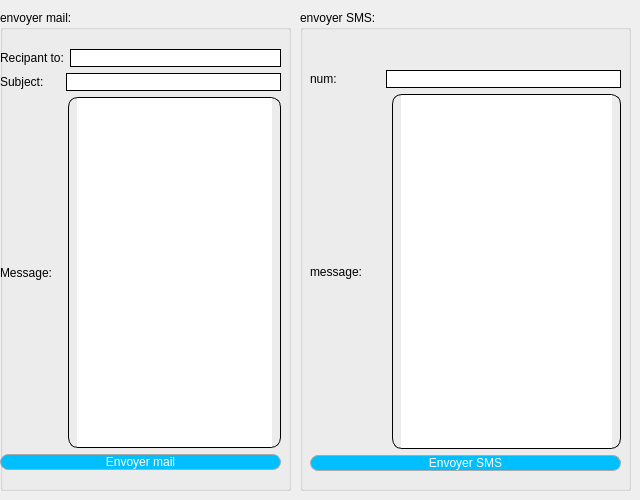
              <widget class="QWidget" name="tab_4">
               <attribute name="title">
                <string>Contacter Spectateur</string>
               </attribute>
               <widget class="QGroupBox" name="groupBox_10">
                <property name="geometry">
                 <rect>
                  <x>0</x>
                  <y>10</y>
                  <width>291</width>
                  <height>481</height>
                 </rect>
                </property>
                <property name="title">
                 <string>envoyer mail:</string>
                </property>
                <widget class="QWidget" name="layoutWidget_4">
                 <property name="geometry">
                  <rect>
                   <x>0</x>
                   <y>39</y>
                   <width>281</width>
                   <height>421</height>
                  </rect>
                 </property>
                 <layout class="QVBoxLayout" name="verticalLayout_5">
                  <item>
                   <layout class="QHBoxLayout" name="horizontalLayout_16">
                    <item>
                     <widget class="QLabel" name="label_29">
                      <property name="text">
                       <string>Recipant to:</string>
                      </property>
                     </widget>
                    </item>
                    <item>
                     <widget class="QLineEdit" name="rcpt">
                      <property name="styleSheet">
                       <string notr="true">QLineEdit
{
 border-width: 1px;
border-style: solid;
border-color: black;
  border-radius: 10px;
padding:0 8;
}</string>
                      </property>
                     </widget>
                    </item>
                   </layout>
                  </item>
                  <item>
                   <layout class="QHBoxLayout" name="horizontalLayout_17">
                    <item>
                     <widget class="QLabel" name="label_21">
                      <property name="text">
                       <string>Subject:     </string>
                      </property>
                     </widget>
                    </item>
                    <item>
                     <widget class="QLineEdit" name="subject">
                      <property name="styleSheet">
                       <string notr="true">QLineEdit
{
 border-width: 1px;
border-style: solid;
border-color: black;
  border-radius: 10px;
padding:0 8;
}</string>
                      </property>
                     </widget>
                    </item>
                   </layout>
                  </item>
                  <item>
                   <layout class="QHBoxLayout" name="horizontalLayout_18">
                    <item>
                     <widget class="QLabel" name="label_30">
                      <property name="text">
                       <string>Message:   </string>
                      </property>
                     </widget>
                    </item>
                    <item>
                     <widget class="QPlainTextEdit" name="msg">
                      <property name="styleSheet">
                       <string notr="true">QPlainTextEdit
{
 border-width: 1px;
border-style: solid;
border-color: black;
  border-radius: 10px;
padding:0 8;
}</string>
                      </property>
                     </widget>
                    </item>
                   </layout>
                  </item>
                  <item>
                   <widget class="QPushButton" name="send_mail">
                    <property name="styleSheet">
                     <string notr="true">QPushButton {
color: #FFFFFF;
background:#00BFFF;
border: none;
font-size:12px;
font-family:Arial, Helvetica, sans-serif;
border: 1px solid #A9A9A9;
border-top-left-radius: 7px;
border-top-right-radius: 7px;
border-radius: 8px;
}
QPushButton:hover {
color:#fff;
background:#A9A9A9;
border: none;
border-top-left-radius: 7px;
border-top-right-radius: 7px;
}</string>
                    </property>
                    <property name="text">
                     <string>Envoyer mail</string>
                    </property>
                   </widget>
                  </item>
                 </layout>
                </widget>
               </widget>
               <widget class="QGroupBox" name="groupBox_11">
                <property name="geometry">
                 <rect>
                  <x>300</x>
                  <y>10</y>
                  <width>331</width>
                  <height>481</height>
                 </rect>
                </property>
                <property name="title">
                 <string>envoyer SMS:</string>
                </property>
                <widget class="QWidget" name="layoutWidget_5">
                 <property name="geometry">
                  <rect>
                   <x>10</x>
                   <y>60</y>
                   <width>311</width>
                   <height>401</height>
                  </rect>
                 </property>
                 <layout class="QVBoxLayout" name="verticalLayout_6">
                  <item>
                   <layout class="QHBoxLayout" name="horizontalLayout_19">
                    <item>
                     <widget class="QLabel" name="label_15">
                      <property name="text">
                       <string>num:             </string>
                      </property>
                     </widget>
                    </item>
                    <item>
                     <widget class="QLineEdit" name="NumSMS">
                      <property name="styleSheet">
                       <string notr="true">QLineEdit
{
 border-width: 1px;
border-style: solid;
border-color: black;
  border-radius: 10px;
padding:0 8;
}</string>
                      </property>
                     </widget>
                    </item>
                   </layout>
                  </item>
                  <item>
                   <layout class="QHBoxLayout" name="horizontalLayout_20">
                    <item>
                     <widget class="QLabel" name="label_16">
                      <property name="text">
                       <string>message:       </string>
                      </property>
                     </widget>
                    </item>
                    <item>
                     <widget class="QTextEdit" name="message__sms">
                      <property name="styleSheet">
                       <string notr="true">QTextEdit
{
 border-width: 1px;
border-style: solid;
border-color: black;
  border-radius: 10px;
padding:0 8;
}</string>
                      </property>
                     </widget>
                    </item>
                   </layout>
                  </item>
                  <item>
                   <widget class="QPushButton" name="envoyersms">
                    <property name="styleSheet">
                     <string notr="true">QPushButton {
color: #FFFFFF;
background:#00BFFF;
border: none;
font-size:12px;
font-family:Arial, Helvetica, sans-serif;
border: 1px solid #A9A9A9;
border-top-left-radius: 7px;
border-top-right-radius: 7px;
border-radius: 8px;
}
QPushButton:hover {
color:#fff;
background:#A9A9A9;
border: none;
border-top-left-radius: 7px;
border-top-right-radius: 7px;
}</string>
                    </property>
                    <property name="text">
                     <string>Envoyer SMS</string>
                    </property>
                   </widget>
                  </item>
                 </layout>
                </widget>
               </widget>
              </widget>
